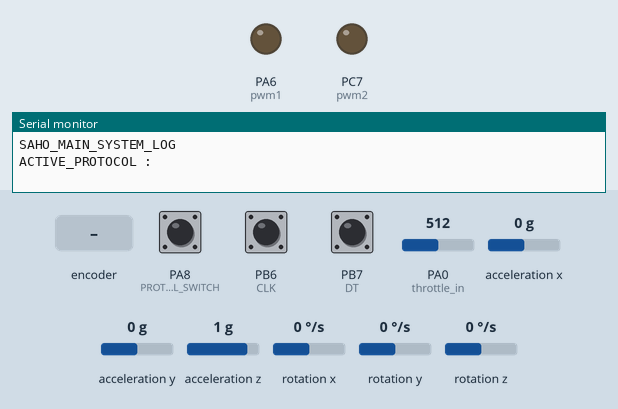
This sketch was run on a simulated STM32 Blue Pill. On the bench: output pins drawn as LEDs (lit = HIGH), the last lines printed to the serial monitor. Wiring (inferred from the names in the program): MPU-6050 motion sensor at I2C address 0x68. The test bench sets the inputs (shaded band); at power-on: PA0 (throttle_in) = 512, PA8 (PROTOCOL_SWITCH) LOW, PB6 (CLK) HIGH, PB7 (DT) HIGH, acceleration x 0 g, acceleration y 0 g, acceleration z 1 g, rotation x 0 °/s, rotation y 0 °/s, rotation z 0 °/s.

Above: at 0.1 s.
At 2.2 s:
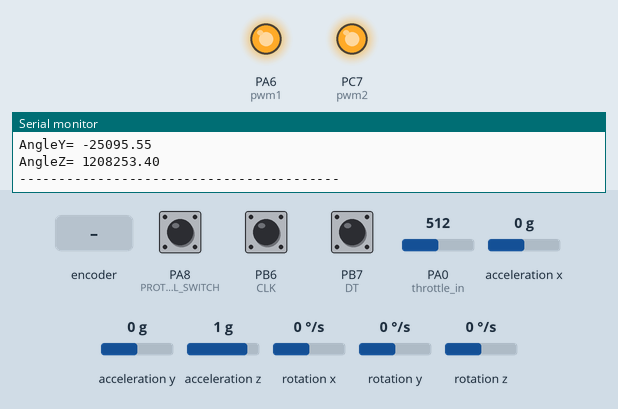
2.3 s: rotary encoder on PB6 (CLK) / PB7 (DT) turned 2 steps (second pin leading)
Timing chart, 0 to 5.3 s (numbered marks = the images above; inputs shaded):
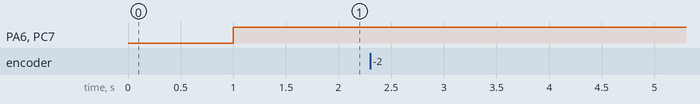

The sketch:

MAIN_SYSTEM_Code.ino
```cpp
#include<Wire.h> //library for I2C communication
const int MPU_addr=0x68; // initialising the a unique 7-bit address of I2C slave MPU6050(slave address-low address of pin)
int16_t AcX,AcY,AcZ,Tmp,GyX,GyY,GyZ;//acclero and gyro values
//boundary condition for the  accelerometer Reading
int minVal=265; // minimum value set for the accelerometer reading
int maxVal=402; // maximum value set for the accelerometer readiing
// defining the x , y , and z axis in the double floating type because it acquire continuous values with doube precision as compared to float.
double x;
double y;//for converting to degree
double z;
// defining pins for rotary encoder
#define CLK PB6
#define DT PB7
// for the external PWM speed control  for ESC input
int pwm1 = PA6;
int pwm2 = PC7;
const int throttle_in = PA0; //Throttle input is connected to the Analog pin PA0
//defining variables required for the throttle voltage calculation
int throttle_value= 0;
int throttle_out = 0;
//variables for the Rotary encoder
int counter = 0;
int currentStateCLK;
int lastStateCLK;
String currentDir =""; //defining a string to print the direction of Rotation

#define PROTOCOL_SWITCH PA8 // pin defined for toggle between protocols (pa8= protocol switch)
int PROTOCOL_SWITCH_STATE = 0; //current status of the protocol toggling switch
//variables defining for calculating the exceeding voltage value
int Lim_value = 0;
int Lim_value_bit = 0;

void setup()
{
  Serial.begin(9600); //defining Serial UART communication Baud RATE
  Serial.println("SAHO_MAIN_SYSTEM_LOG \n");
  Serial.print("ACTIVE_PROTOCOL :");
  //defining pins for the Rotary encoder
  pinMode(CLK,INPUT);
  pinMode(DT,INPUT);
  lastStateCLK = digitalRead(CLK);// Read the initial state of CLK
  //defining the protocol switch in setup
  pinMode(PROTOCOL_SWITCH,INPUT); // defining mode of use of pin
  PROTOCOL_SWITCH_STATE = digitalRead(PROTOCOL_SWITCH); // reading the current state of the switch
  delay(1000);//1sec

  if(PROTOCOL_SWITCH_STATE == 1)
  {
    Serial.println("MASTER_ACCESS_CONTROL_MODE");
  }
  else
  {
    Serial.println("LIMITED_ACCESS_CONTROL_MODE");
  }

  Wire.begin(); // initialising the I2C communication
  Wire.beginTransmission(MPU_addr);//selecting address and establishing transmission
  Wire.write(0x6B);//master to slave
  Wire.write(0);
  Wire.endTransmission(true);

  }

  void loop()
  {
     //throttle monitoring and regulating code
     throttle_value =  analogRead(throttle_in); // reading the analog input value from the throttle input
     throttle_out = map(throttle_value, 0, 1023, 0, 65535); //mapping the 10 bit ADC value to a 16 bit value for accurate pwm generation.(16 bit timer is available in ARM)
     float voltage =  throttle_value * (5.0 / 1023.0); //converting the 10 bit value to the corresponding voltage value between 0 - 5V

     if( PROTOCOL_SWITCH_STATE ==LOW && voltage >=2.5)//if the throttle input value exceeds max. speed then we have to limit the speed corresponding to 2.5V
       {
        Lim_value = voltage-2.5; // additional voltage is substracted from the threshold
        Lim_value_bit=map(Lim_value*1023/5,0,1023,0,65535);// the additiona value is mapped to its corresponding bit value

      //the corrected value is given as the pwm out
        analogWrite(pwm1,throttle_out - Lim_value);
        analogWrite(pwm2,throttle_out - Lim_value);
        Serial.println("LIMITED_VALUE_REACHED");
      }
      else if( PROTOCOL_SWITCH_STATE == LOW && voltage <= 2.5) // when the throttle input is less than the threshold the system will pass the exact values
      {
        analogWrite(pwm1,throttle_out );
        analogWrite(pwm2,throttle_out );
      }
       else if( PROTOCOL_SWITCH_STATE == HIGH) // when the throttle input is less than the threshold the system will pass the exact values
      {
        analogWrite(pwm1,throttle_out );
        analogWrite(pwm2,throttle_out );
      }
      //printing the necessary values
     Serial.println("Thrott_Volt=") ;
     Serial.print(voltage);
     Serial.println("PWM_OUT_VALUE=") ;
     Serial.print(throttle_value);

      // Read the current state of CLK
     currentStateCLK = digitalRead(CLK);
     // If last and current state of CLK are different, then pulse occurred
  // React to only 1 state change to avoid double count
   if (currentStateCLK != lastStateCLK  && currentStateCLK == 1)
      {


       // If the DT state is different than the CLK state then
       // the encoder is rotating CW so decrement
      if (digitalRead(DT) != currentStateCLK)
        {
          counter ++;
          currentDir ="TURNING_RIGHT";
        }
      else
       {
       // Encoder is rotating CCW so increment
         counter --;
         currentDir ="TURNING_LEFT";
       }


    Serial.println("Direction: ");
    Serial.print(currentDir);
    Serial.print(" | Counter: ");
    Serial.println(counter);
  }

  // Remember last CLK state
  lastStateCLK = currentStateCLK;


  // Put in a slight delay to help debounce the reading
   delay(10);
   Wire.beginTransmission(MPU_addr);//Initiate the Wire library and join the I2C bus as a master or slave
   Wire.write(0x3B);//mpu6050 slave gives the accelrometer reading from the 3B register onwards
   Wire.endTransmission(false); //for avoiding multiple master interpretation.connection establishment over.end transmission false state will send a restart, keeping the connection active
   Wire.requestFrom(MPU_addr,14,true);//true state will send a stop message after the request, releasing the I2C bus
   //after acquiring the byte values
   //16 bit values are read as two 8 bit higher and lower bits
   AcX=Wire.read()<< 8 |Wire.read(); // higher order bits are read first and left shifted and then read the lower order bits
   AcY=Wire.read()<< 8 |Wire.read();
   AcZ=Wire.read()<< 8 |Wire.read();

   //accelerometer reading are converted to angle in radian
   int xAng = map(AcX,minVal,maxVal,-90,90);
   int yAng = map(AcY,minVal,maxVal,-90,90);
   int zAng = map(AcZ,minVal,maxVal,-90,90);

   //angle in radians are converted to degrees
   x= xAng * (180/PI);
   y= yAng * (180/PI);
   z= zAng * (180/PI);
  //printing all the X Y Z angle values in degrees
   Serial.print("AngleX= ");
   Serial.println(x);

   Serial.print("AngleY= ");
   Serial.println(y);

   Serial.print("AngleZ= ");
   Serial.println(z);

   // From these values the movement in Y direction is measured
   if((y>=15) && (y<=45))//if the y angle value is between 45deg and 90 deg it is considered as elevation.
   {
     Serial.println("ELEVATION_DETECTED");
   }
   if((y<=345) && (y>=315))//if the y angle value is between 270deg and 359 deg it is considered as demotion.
   {
     Serial.println("DEMOTION_DETECTED");
   }
   Serial.println("-----------------------------------------");
  delay(100);
  }
```
